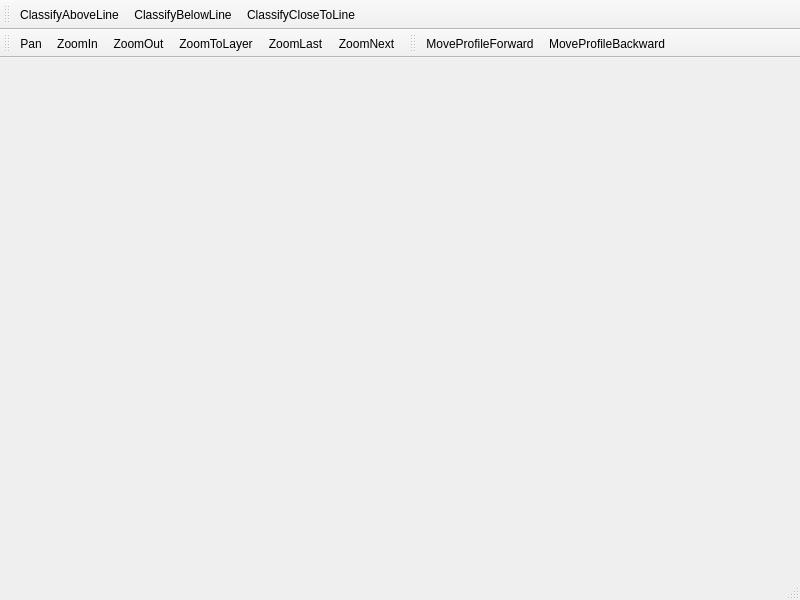
<?xml version="1.0" encoding="UTF-8"?>
<ui version="4.0">
 <class>QgsLidarProfileGuiBase</class>
 <widget class="QMainWindow" name="QgsLidarProfileGui">
  <property name="geometry">
   <rect>
    <x>0</x>
    <y>0</y>
    <width>800</width>
    <height>600</height>
   </rect>
  </property>
  <property name="windowTitle">
   <string>MainWindow</string>
  </property>
  <widget class="QgsMapCanvas" name="mMapCanvas"/>
  <widget class="QToolBar" name="mToolBarClassTools">
   <property name="windowTitle">
    <string>toolBar</string>
   </property>
   <attribute name="toolBarArea">
    <enum>TopToolBarArea</enum>
   </attribute>
   <attribute name="toolBarBreak">
    <bool>false</bool>
   </attribute>
   <addaction name="mActionClassifyAboveLine"/>
   <addaction name="mActionClassifyBelowLine"/>
   <addaction name="mActionClassifyCloseToLine"/>
  </widget>
  <widget class="QToolBar" name="mToolBarControls">
   <property name="windowTitle">
    <string>toolBar</string>
   </property>
   <attribute name="toolBarArea">
    <enum>TopToolBarArea</enum>
   </attribute>
   <attribute name="toolBarBreak">
    <bool>true</bool>
   </attribute>
   <addaction name="mActionPan"/>
   <addaction name="mActionZoomIn"/>
   <addaction name="mActionZoomOut"/>
   <addaction name="mActionZoomToLayer"/>
   <addaction name="mActionZoomLast"/>
   <addaction name="mActionZoomNext"/>
  </widget>
  <widget class="QStatusBar" name="mStatusBar"/>
  <widget class="QToolBar" name="mToolBarMoveProfile">
   <property name="windowTitle">
    <string>toolBar_2</string>
   </property>
   <attribute name="toolBarArea">
    <enum>TopToolBarArea</enum>
   </attribute>
   <attribute name="toolBarBreak">
    <bool>false</bool>
   </attribute>
   <addaction name="mActionMoveProfileForward"/>
   <addaction name="mActionMoveProfileBackward"/>
  </widget>
  <action name="mActionClassifyAboveLine">
   <property name="text">
    <string>ClassifyAboveLine</string>
   </property>
   <property name="toolTip">
    <string>Classifies Lidar points above line</string>
   </property>
   <property name="shortcut">
    <string>Ctrl+1</string>
   </property>
  </action>
  <action name="mActionClassifyBelowLine">
   <property name="text">
    <string>ClassifyBelowLine</string>
   </property>
   <property name="toolTip">
    <string>Classifies Lidar points below line</string>
   </property>
   <property name="shortcut">
    <string>Ctrl+2</string>
   </property>
  </action>
  <action name="mActionClassifyCloseToLine">
   <property name="text">
    <string>ClassifyCloseToLine</string>
   </property>
   <property name="toolTip">
    <string>Classifies Lidar points close to line</string>
   </property>
   <property name="shortcut">
    <string>Ctrl+3</string>
   </property>
  </action>
  <action name="mActionPan">
   <property name="text">
    <string>Pan</string>
   </property>
   <property name="toolTip">
    <string>Pan</string>
   </property>
  </action>
  <action name="mActionZoomIn">
   <property name="text">
    <string>ZoomIn</string>
   </property>
   <property name="toolTip">
    <string>Zoom In</string>
   </property>
   <property name="shortcut">
    <string>Ctrl++</string>
   </property>
  </action>
  <action name="mActionZoomOut">
   <property name="text">
    <string>ZoomOut</string>
   </property>
   <property name="toolTip">
    <string>Zoom Out</string>
   </property>
   <property name="shortcut">
    <string>Ctrl+-</string>
   </property>
  </action>
  <action name="mActionZoomToLayer">
   <property name="text">
    <string>ZoomToLayer</string>
   </property>
   <property name="toolTip">
    <string>Zoom to Layer</string>
   </property>
  </action>
  <action name="mActionZoomLast">
   <property name="text">
    <string>ZoomLast</string>
   </property>
   <property name="toolTip">
    <string>Zoom Last</string>
   </property>
  </action>
  <action name="mActionZoomNext">
   <property name="text">
    <string>ZoomNext</string>
   </property>
   <property name="toolTip">
    <string>Zoom Next</string>
   </property>
  </action>
  <action name="mActionMoveProfileForward">
   <property name="text">
    <string>MoveProfileForward</string>
   </property>
   <property name="toolTip">
    <string>Move profile forward for half of its depth </string>
   </property>
   <property name="shortcut">
    <string>Ctrl+4</string>
   </property>
  </action>
  <action name="mActionMoveProfileBackward">
   <property name="text">
    <string>MoveProfileBackward</string>
   </property>
   <property name="toolTip">
    <string>Move profile backward for half of its depth </string>
   </property>
   <property name="shortcut">
    <string>Ctrl+5</string>
   </property>
  </action>
 </widget>
 <customwidgets>
  <customwidget>
   <class>QgsMapCanvas</class>
   <extends>QWidget</extends>
   <header>qgsmapcanvas.h</header>
   <container>1</container>
  </customwidget>
 </customwidgets>
 <resources/>
 <connections/>
</ui>
